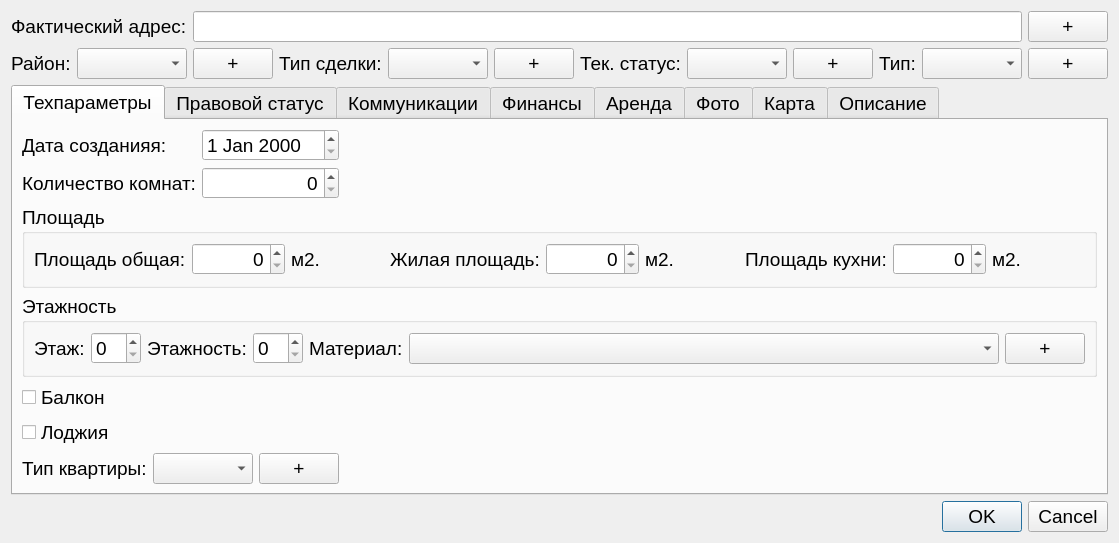
<?xml version="1.0" encoding="UTF-8"?>
<ui version="4.0">
 <class>RealtyObject</class>
 <widget class="QWidget" name="RealtyObject">
  <property name="geometry">
   <rect>
    <x>0</x>
    <y>0</y>
    <width>1000</width>
    <height>526</height>
   </rect>
  </property>
  <property name="font">
   <font>
    <pointsize>14</pointsize>
   </font>
  </property>
  <property name="windowTitle">
   <string>Form</string>
  </property>
  <property name="autoFillBackground">
   <bool>false</bool>
  </property>
  <layout class="QVBoxLayout" name="verticalLayout">
   <item>
    <layout class="QGridLayout" name="gridLayout">
     <item row="1" column="8">
      <widget class="QPushButton" name="pushButton_3">
       <property name="text">
        <string>+</string>
       </property>
      </widget>
     </item>
     <item row="1" column="3">
      <widget class="QPushButton" name="pushButton_2">
       <property name="text">
        <string>+</string>
       </property>
      </widget>
     </item>
     <item row="0" column="3" colspan="13">
      <widget class="QLineEdit" name="leAddress"/>
     </item>
     <item row="0" column="16">
      <widget class="QPushButton" name="pushButton">
       <property name="text">
        <string>+</string>
       </property>
      </widget>
     </item>
     <item row="0" column="0" colspan="3">
      <widget class="QLabel" name="label_5">
       <property name="text">
        <string>Фактический адрес:</string>
       </property>
      </widget>
     </item>
     <item row="1" column="14">
      <widget class="QLabel" name="label_4">
       <property name="text">
        <string>Тип:</string>
       </property>
      </widget>
     </item>
     <item row="1" column="0">
      <widget class="QLabel" name="label">
       <property name="text">
        <string>Район:</string>
       </property>
      </widget>
     </item>
     <item row="1" column="4" colspan="2">
      <widget class="QLabel" name="label_2">
       <property name="text">
        <string>Тип сделки:</string>
       </property>
      </widget>
     </item>
     <item row="1" column="9" colspan="2">
      <widget class="QLabel" name="label_3">
       <property name="text">
        <string>Тек. статус:</string>
       </property>
      </widget>
     </item>
     <item row="1" column="11" colspan="2">
      <widget class="QComboBox" name="cmbStatus"/>
     </item>
     <item row="1" column="6" colspan="2">
      <widget class="QComboBox" name="cmbTradeType"/>
     </item>
     <item row="1" column="1" colspan="2">
      <widget class="QComboBox" name="cmbRegion"/>
     </item>
     <item row="1" column="13">
      <widget class="QPushButton" name="pushButton_4">
       <property name="text">
        <string>+</string>
       </property>
      </widget>
     </item>
     <item row="1" column="15">
      <widget class="QComboBox" name="cmbType"/>
     </item>
     <item row="1" column="16">
      <widget class="QPushButton" name="pushButton_5">
       <property name="text">
        <string>+</string>
       </property>
      </widget>
     </item>
    </layout>
   </item>
   <item>
    <widget class="QTabWidget" name="tabWidget">
     <property name="currentIndex">
      <number>0</number>
     </property>
     <widget class="QWidget" name="tab">
      <attribute name="title">
       <string>Техпараметры</string>
      </attribute>
      <layout class="QGridLayout" name="gridLayout_2">
       <item row="1" column="2">
        <spacer name="horizontalSpacer_2">
         <property name="orientation">
          <enum>Qt::Horizontal</enum>
         </property>
         <property name="sizeHint" stdset="0">
          <size>
           <width>40</width>
           <height>20</height>
          </size>
         </property>
        </spacer>
       </item>
       <item row="0" column="2">
        <spacer name="horizontalSpacer">
         <property name="orientation">
          <enum>Qt::Horizontal</enum>
         </property>
         <property name="sizeHint" stdset="0">
          <size>
           <width>40</width>
           <height>20</height>
          </size>
         </property>
        </spacer>
       </item>
       <item row="0" column="0">
        <widget class="QLabel" name="label_6">
         <property name="text">
          <string>Дата созданияя:</string>
         </property>
        </widget>
       </item>
       <item row="1" column="1">
        <widget class="QSpinBox" name="spnRooms">
         <property name="alignment">
          <set>Qt::AlignRight|Qt::AlignTrailing|Qt::AlignVCenter</set>
         </property>
        </widget>
       </item>
       <item row="1" column="0">
        <widget class="QLabel" name="label_7">
         <property name="text">
          <string>Количество комнат:</string>
         </property>
        </widget>
       </item>
       <item row="0" column="1">
        <widget class="QDateEdit" name="dtCreate"/>
       </item>
       <item row="2" column="0" colspan="3">
        <widget class="QGroupBox" name="groupBox">
         <property name="title">
          <string>Площадь</string>
         </property>
         <layout class="QHBoxLayout" name="horizontalLayout">
          <item>
           <widget class="QLabel" name="label_8">
            <property name="text">
             <string>Площадь общая:</string>
            </property>
           </widget>
          </item>
          <item>
           <widget class="QSpinBox" name="spnTotalArea">
            <property name="alignment">
             <set>Qt::AlignRight|Qt::AlignTrailing|Qt::AlignVCenter</set>
            </property>
            <property name="maximum">
             <number>9999</number>
            </property>
           </widget>
          </item>
          <item>
           <widget class="QLabel" name="label_11">
            <property name="text">
             <string>м2.</string>
            </property>
           </widget>
          </item>
          <item>
           <widget class="QLabel" name="label_9">
            <property name="text">
             <string>Жилая площадь:</string>
            </property>
           </widget>
          </item>
          <item>
           <widget class="QSpinBox" name="spnFloorArea">
            <property name="alignment">
             <set>Qt::AlignRight|Qt::AlignTrailing|Qt::AlignVCenter</set>
            </property>
            <property name="maximum">
             <number>9999</number>
            </property>
           </widget>
          </item>
          <item>
           <widget class="QLabel" name="label_12">
            <property name="text">
             <string>м2.</string>
            </property>
           </widget>
          </item>
          <item>
           <widget class="QLabel" name="label_10">
            <property name="text">
             <string>Площадь кухни:</string>
            </property>
           </widget>
          </item>
          <item>
           <widget class="QSpinBox" name="spnKitchenArea">
            <property name="alignment">
             <set>Qt::AlignRight|Qt::AlignTrailing|Qt::AlignVCenter</set>
            </property>
            <property name="maximum">
             <number>9999</number>
            </property>
           </widget>
          </item>
          <item>
           <widget class="QLabel" name="label_13">
            <property name="text">
             <string>м2.</string>
            </property>
           </widget>
          </item>
         </layout>
        </widget>
       </item>
       <item row="3" column="0" colspan="3">
        <widget class="QGroupBox" name="groupBox_2">
         <property name="title">
          <string>Этажность</string>
         </property>
         <layout class="QHBoxLayout" name="horizontalLayout_2">
          <item>
           <widget class="QLabel" name="label_14">
            <property name="text">
             <string>Этаж:</string>
            </property>
           </widget>
          </item>
          <item>
           <widget class="QSpinBox" name="spnFloor"/>
          </item>
          <item>
           <widget class="QLabel" name="label_15">
            <property name="text">
             <string>Этажность:</string>
            </property>
           </widget>
          </item>
          <item>
           <widget class="QSpinBox" name="spnFloors"/>
          </item>
          <item>
           <widget class="QLabel" name="label_16">
            <property name="text">
             <string>Материал:</string>
            </property>
           </widget>
          </item>
          <item>
           <widget class="QComboBox" name="cmbMaterial">
            <property name="sizePolicy">
             <sizepolicy hsizetype="Expanding" vsizetype="Fixed">
              <horstretch>0</horstretch>
              <verstretch>0</verstretch>
             </sizepolicy>
            </property>
           </widget>
          </item>
          <item>
           <widget class="QPushButton" name="pushButton_6">
            <property name="text">
             <string>+</string>
            </property>
           </widget>
          </item>
         </layout>
        </widget>
       </item>
       <item row="4" column="0" colspan="3">
        <layout class="QHBoxLayout" name="horizontalLayout_4">
         <item>
          <widget class="QCheckBox" name="chbBalkony">
           <property name="text">
            <string>Балкон</string>
           </property>
          </widget>
         </item>
         <item>
          <spacer name="horizontalSpacer_4">
           <property name="orientation">
            <enum>Qt::Horizontal</enum>
           </property>
           <property name="sizeHint" stdset="0">
            <size>
             <width>40</width>
             <height>20</height>
            </size>
           </property>
          </spacer>
         </item>
        </layout>
       </item>
       <item row="5" column="0" colspan="3">
        <layout class="QHBoxLayout" name="horizontalLayout_3">
         <item>
          <widget class="QCheckBox" name="chbLoggia">
           <property name="text">
            <string>Лоджия</string>
           </property>
          </widget>
         </item>
         <item>
          <spacer name="horizontalSpacer_3">
           <property name="orientation">
            <enum>Qt::Horizontal</enum>
           </property>
           <property name="sizeHint" stdset="0">
            <size>
             <width>40</width>
             <height>20</height>
            </size>
           </property>
          </spacer>
         </item>
        </layout>
       </item>
       <item row="6" column="0" colspan="3">
        <layout class="QHBoxLayout" name="horizontalLayout_5">
         <item>
          <widget class="QLabel" name="label_19">
           <property name="text">
            <string>Тип квартиры:</string>
           </property>
          </widget>
         </item>
         <item>
          <widget class="QComboBox" name="cmbTypeApartament"/>
         </item>
         <item>
          <widget class="QPushButton" name="pushButton_7">
           <property name="text">
            <string>+</string>
           </property>
          </widget>
         </item>
         <item>
          <spacer name="horizontalSpacer_5">
           <property name="orientation">
            <enum>Qt::Horizontal</enum>
           </property>
           <property name="sizeHint" stdset="0">
            <size>
             <width>40</width>
             <height>20</height>
            </size>
           </property>
          </spacer>
         </item>
        </layout>
       </item>
      </layout>
     </widget>
     <widget class="QWidget" name="tab_2">
      <attribute name="title">
       <string>Правовой статус</string>
      </attribute>
      <layout class="QVBoxLayout" name="verticalLayout_8">
       <item>
        <layout class="QHBoxLayout" name="horizontalLayout_8">
         <item>
          <widget class="QLabel" name="label_20">
           <property name="text">
            <string>Собственник:</string>
           </property>
          </widget>
         </item>
         <item>
          <widget class="QLineEdit" name="leOwner"/>
         </item>
        </layout>
       </item>
       <item>
        <layout class="QHBoxLayout" name="horizontalLayout_9">
         <item>
          <widget class="QLabel" name="label_21">
           <property name="text">
            <string>Док собственности:</string>
           </property>
          </widget>
         </item>
         <item>
          <widget class="QComboBox" name="cmbDocProperty">
           <property name="sizePolicy">
            <sizepolicy hsizetype="Expanding" vsizetype="Fixed">
             <horstretch>0</horstretch>
             <verstretch>0</verstretch>
            </sizepolicy>
           </property>
          </widget>
         </item>
         <item>
          <widget class="QPushButton" name="pushButton_8">
           <property name="sizePolicy">
            <sizepolicy hsizetype="Fixed" vsizetype="Fixed">
             <horstretch>0</horstretch>
             <verstretch>0</verstretch>
            </sizepolicy>
           </property>
           <property name="text">
            <string>+</string>
           </property>
          </widget>
         </item>
        </layout>
       </item>
       <item>
        <layout class="QHBoxLayout" name="horizontalLayout_10">
         <item>
          <widget class="QLabel" name="label_22">
           <property name="text">
            <string>Контактный телефон:</string>
           </property>
          </widget>
         </item>
         <item>
          <widget class="QLineEdit" name="lePhone"/>
         </item>
        </layout>
       </item>
       <item>
        <spacer name="verticalSpacer_2">
         <property name="orientation">
          <enum>Qt::Vertical</enum>
         </property>
         <property name="sizeHint" stdset="0">
          <size>
           <width>20</width>
           <height>40</height>
          </size>
         </property>
        </spacer>
       </item>
      </layout>
     </widget>
     <widget class="QWidget" name="tab_3">
      <attribute name="title">
       <string>Коммуникации</string>
      </attribute>
      <layout class="QVBoxLayout" name="verticalLayout_4">
       <item>
        <widget class="QGroupBox" name="groupBox_3">
         <property name="title">
          <string>Телекоммуникации</string>
         </property>
         <layout class="QHBoxLayout" name="horizontalLayout_6">
          <item>
           <widget class="QCheckBox" name="chbInternet">
            <property name="text">
             <string>Интернет</string>
            </property>
           </widget>
          </item>
          <item>
           <widget class="QCheckBox" name="chbPhone">
            <property name="text">
             <string>Телефон</string>
            </property>
           </widget>
          </item>
          <item>
           <widget class="QCheckBox" name="chbCableTV">
            <property name="text">
             <string>Кабельное телевидение</string>
            </property>
           </widget>
          </item>
         </layout>
        </widget>
       </item>
       <item>
        <widget class="QGroupBox" name="groupBox_4">
         <property name="title">
          <string>Бытовые коммуникации</string>
         </property>
         <layout class="QVBoxLayout" name="verticalLayout_5">
          <item>
           <widget class="QCheckBox" name="chbCentralHeating">
            <property name="text">
             <string>Центральное отопление</string>
            </property>
           </widget>
          </item>
          <item>
           <widget class="QCheckBox" name="chbCentralWater">
            <property name="text">
             <string>Центральное водоснабжение</string>
            </property>
           </widget>
          </item>
          <item>
           <widget class="QCheckBox" name="chbCentralSewage">
            <property name="text">
             <string>Центральная канализация</string>
            </property>
           </widget>
          </item>
         </layout>
        </widget>
       </item>
       <item>
        <spacer name="verticalSpacer">
         <property name="orientation">
          <enum>Qt::Vertical</enum>
         </property>
         <property name="sizeHint" stdset="0">
          <size>
           <width>20</width>
           <height>40</height>
          </size>
         </property>
        </spacer>
       </item>
      </layout>
     </widget>
     <widget class="QWidget" name="tab_4">
      <attribute name="title">
       <string>Финансы</string>
      </attribute>
      <layout class="QVBoxLayout" name="verticalLayout_6">
       <item>
        <widget class="QGroupBox" name="groupBox_5">
         <property name="title">
          <string>Стоимость и комиссия</string>
         </property>
         <layout class="QFormLayout" name="formLayout_2">
          <property name="fieldGrowthPolicy">
           <enum>QFormLayout::AllNonFixedFieldsGrow</enum>
          </property>
          <item row="0" column="0">
           <widget class="QLabel" name="label_23">
            <property name="text">
             <string>Стоимость объекта:</string>
            </property>
           </widget>
          </item>
          <item row="0" column="1">
           <widget class="QSpinBox" name="spnPrice">
            <property name="sizePolicy">
             <sizepolicy hsizetype="Minimum" vsizetype="Expanding">
              <horstretch>0</horstretch>
              <verstretch>0</verstretch>
             </sizepolicy>
            </property>
            <property name="alignment">
             <set>Qt::AlignRight|Qt::AlignTrailing|Qt::AlignVCenter</set>
            </property>
            <property name="maximum">
             <number>999999999</number>
            </property>
            <property name="displayIntegerBase">
             <number>10</number>
            </property>
           </widget>
          </item>
          <item row="1" column="0">
           <widget class="QLabel" name="label_24">
            <property name="text">
             <string>Комиссия процент:</string>
            </property>
           </widget>
          </item>
          <item row="2" column="0">
           <widget class="QLabel" name="label_25">
            <property name="text">
             <string>Комиссия сумма:</string>
            </property>
           </widget>
          </item>
          <item row="2" column="1">
           <widget class="QSpinBox" name="spnAmountCommission">
            <property name="sizePolicy">
             <sizepolicy hsizetype="Minimum" vsizetype="Expanding">
              <horstretch>0</horstretch>
              <verstretch>0</verstretch>
             </sizepolicy>
            </property>
            <property name="alignment">
             <set>Qt::AlignRight|Qt::AlignTrailing|Qt::AlignVCenter</set>
            </property>
            <property name="maximum">
             <number>999999999</number>
            </property>
            <property name="displayIntegerBase">
             <number>10</number>
            </property>
           </widget>
          </item>
          <item row="1" column="1">
           <widget class="QDoubleSpinBox" name="spnPercentageCommission">
            <property name="alignment">
             <set>Qt::AlignRight|Qt::AlignTrailing|Qt::AlignVCenter</set>
            </property>
           </widget>
          </item>
         </layout>
        </widget>
       </item>
      </layout>
     </widget>
     <widget class="QWidget" name="tab_5">
      <attribute name="title">
       <string>Аренда</string>
      </attribute>
     </widget>
     <widget class="QWidget" name="tab_8">
      <attribute name="title">
       <string>Фото</string>
      </attribute>
      <layout class="QVBoxLayout" name="verticalLayout_7">
       <item>
        <layout class="QHBoxLayout" name="horizontalLayout_7">
         <property name="sizeConstraint">
          <enum>QLayout::SetDefaultConstraint</enum>
         </property>
         <item>
          <widget class="QToolButton" name="toolButton_2">
           <property name="layoutDirection">
            <enum>Qt::LeftToRight</enum>
           </property>
           <property name="text">
            <string>...</string>
           </property>
          </widget>
         </item>
         <item>
          <widget class="QToolButton" name="toolButton_3">
           <property name="text">
            <string>...</string>
           </property>
          </widget>
         </item>
         <item>
          <widget class="QToolButton" name="toolButton">
           <property name="text">
            <string>...</string>
           </property>
          </widget>
         </item>
         <item>
          <spacer name="horizontalSpacer_6">
           <property name="orientation">
            <enum>Qt::Horizontal</enum>
           </property>
           <property name="sizeHint" stdset="0">
            <size>
             <width>40</width>
             <height>20</height>
            </size>
           </property>
          </spacer>
         </item>
        </layout>
       </item>
       <item>
        <widget class="QListView" name="listView"/>
       </item>
      </layout>
     </widget>
     <widget class="QWidget" name="tab_7">
      <attribute name="title">
       <string>Карта</string>
      </attribute>
      <layout class="QVBoxLayout" name="verticalLayout_2"/>
     </widget>
     <widget class="QWidget" name="tab_6">
      <attribute name="title">
       <string>Описание</string>
      </attribute>
      <layout class="QVBoxLayout" name="verticalLayout_3">
       <item>
        <widget class="QTextEdit" name="teDescription"/>
       </item>
      </layout>
     </widget>
    </widget>
   </item>
   <item>
    <widget class="QDialogButtonBox" name="buttonBox">
     <property name="sizePolicy">
      <sizepolicy hsizetype="Expanding" vsizetype="Fixed">
       <horstretch>0</horstretch>
       <verstretch>0</verstretch>
      </sizepolicy>
     </property>
     <property name="standardButtons">
      <set>QDialogButtonBox::Cancel|QDialogButtonBox::Ok</set>
     </property>
    </widget>
   </item>
  </layout>
 </widget>
 <resources/>
 <connections>
  <connection>
   <sender>buttonBox</sender>
   <signal>accepted()</signal>
   <receiver>RealtyObject</receiver>
   <slot>saveData()</slot>
   <hints>
    <hint type="sourcelabel">
     <x>642</x>
     <y>521</y>
    </hint>
    <hint type="destinationlabel">
     <x>580</x>
     <y>461</y>
    </hint>
   </hints>
  </connection>
  <connection>
   <sender>buttonBox</sender>
   <signal>rejected()</signal>
   <receiver>RealtyObject</receiver>
   <slot>close()</slot>
   <hints>
    <hint type="sourcelabel">
     <x>721</x>
     <y>521</y>
    </hint>
    <hint type="destinationlabel">
     <x>770</x>
     <y>457</y>
    </hint>
   </hints>
  </connection>
  <connection>
   <sender>pushButton_2</sender>
   <signal>clicked()</signal>
   <receiver>RealtyObject</receiver>
   <slot>addRegion()</slot>
   <hints>
    <hint type="sourcelabel">
     <x>201</x>
     <y>61</y>
    </hint>
    <hint type="destinationlabel">
     <x>177</x>
     <y>0</y>
    </hint>
   </hints>
  </connection>
  <connection>
   <sender>pushButton_5</sender>
   <signal>clicked()</signal>
   <receiver>RealtyObject</receiver>
   <slot>addType()</slot>
   <hints>
    <hint type="sourcelabel">
     <x>960</x>
     <y>61</y>
    </hint>
    <hint type="destinationlabel">
     <x>994</x>
     <y>69</y>
    </hint>
   </hints>
  </connection>
 </connections>
 <slots>
  <slot>saveData()</slot>
  <slot>addRegion()</slot>
  <slot>addType()</slot>
 </slots>
</ui>
